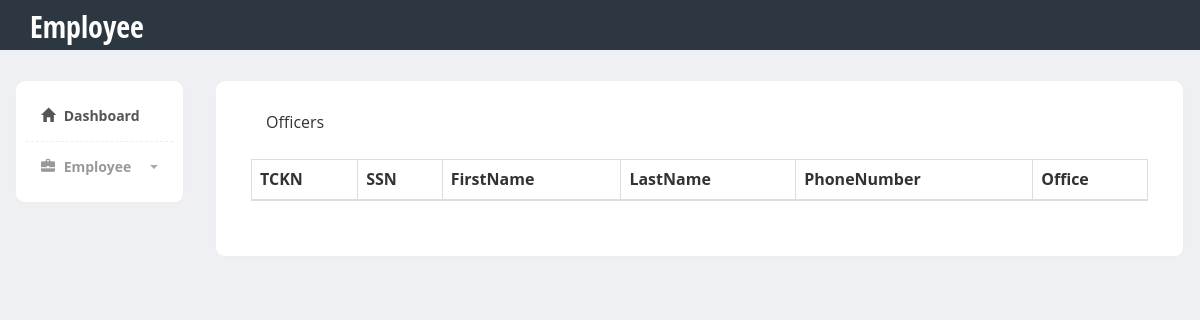
The app's page /VTProject/officers.php, older data.
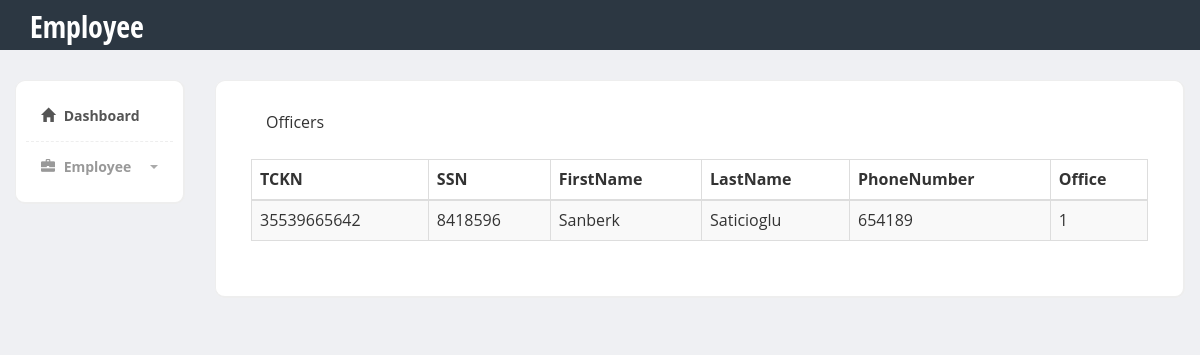
The same page, newer data.
### tables this page shows
CREATE TABLE `driver` (
  `TCKN` bigint(11) NOT NULL,
  `FK_Driving_Plate` varchar(255) DEFAULT NULL
);

CREATE TABLE `employee` (
  `TCKN` bigint(11) NOT NULL,
  `SSN` int(11) NOT NULL,
  `FK_Office_OfficeID` int(11) NOT NULL
);

CREATE TABLE `person` (
  `TCKN` bigint(11) NOT NULL,
  `FirstName` varchar(255) NOT NULL,
  `LastName` varchar(255) NOT NULL,
  `PhoneNumber` int(20) NOT NULL
);

### VTProject/officers.php (the view, shortened to what this page needs)
<html><head>
        <link href="https://code.jquery.com/ui/1.10.3/themes/redmond/jquery-ui.css" rel="stylesheet" media="screen">
        <link href="bootstrap/css/bootstrap.min.css" rel="stylesheet">
        <link href="css/styles.css" rel="stylesheet">
    </head>
    <body>
        <div class="header">
            <div class="container">
                <div class="row">
                    <div class="col-md-5">
                        <div class="logo">
                            <h1><a href="index.html">Employee</a></h1>
                        </div>
                    </div>
                </div>
            </div>
        </div>
        <div class="page-content">
            <div class="row">
                 <div class="col-md-2">
                    <div class="sidebar content-box" style="display: block;">
                        <ul class="nav">
                            <li class="current"><a href="index.php"><i class="glyphicon glyphicon-home"></i> Dashboard</a></li>
                            <li class="submenu">
                                <a href="#">
                                    <i class="glyphicon glyphicon-briefcase"></i> Employee
                                    <span class="caret pull-right"></span>
                                </a>
                            </li>
                        </ul>
                    </div>
                </div>
                <div class="col-md-10">
                    <div class="content-box-large">
                        <div class="panel-heading">
                            <div class="panel-title">Officers</div>
                        </div>
                        <div class="panel-body">
                            <table class="table table-striped table-bordered" id="example" cellspacing="0" cellpadding="0" border="0">
                                <thead>
                                    <tr>
                                        <th>TCKN</th>
                                        <th>SSN</th>
                                        <th>FirstName</th>
                                        <th>LastName</th>
                                        <th>PhoneNumber</th>
                                        <th>Office</th>
                                    </tr>
                                </thead>
                                <tbody>
                                    <?php
                                    include("config.php");
                                    $query = "CALL get_drivers()";
                                    $result = mysqli_query($db, $query);
                                    while ($row = mysqli_fetch_assoc($result)) {
                                        echo '<tr>';
                                        echo "<td>" . $row["TCKN"] . "</td> <td>" . $row["SSN"] . "</td> <td>" . $row["FirstName"] . "</td> <td>" . $row["LastName"] . "</td> <td>" . $row["PhoneNumber"] . "</td> <td>" . $row["FK_Office_OfficeID"] . "</td>";
                                        echo '</tr>';
                                    }
                                    ?>
                                </tbody>
                            </table>
                        </div>
                    </div>
                 </div>
            </div>
        </div>
        <link href="vendors/datatables/dataTables.bootstrap.css" rel="stylesheet" media="screen">
</body></html>

Row changes from the older to the newer data that the page shows:
added driver: TCKN "35539665642", TCKN.SSN "8418596", person.FirstName "Sanberk", person.LastName "Saticioglu", person.PhoneNumber "654189", TCKN.FK_Office_OfficeID "1"
